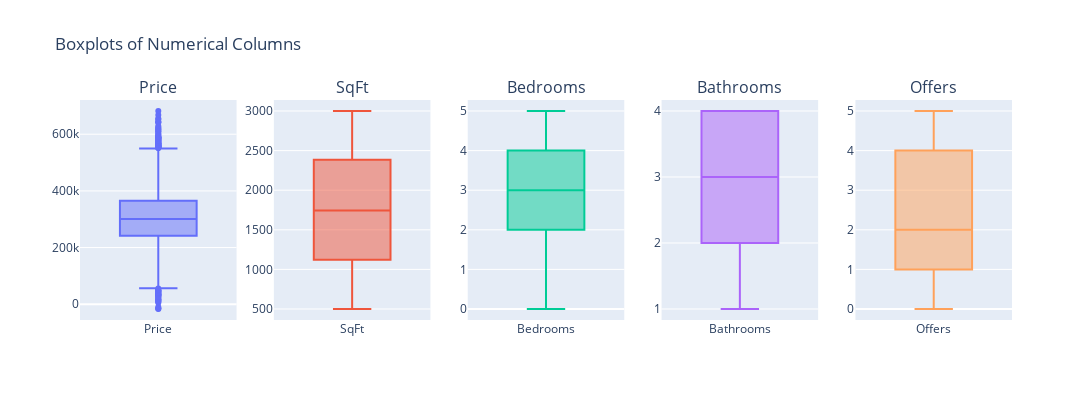

Notebook code cell kept with this figure:
### Code cell
num_cols = ['Price', 'SqFt', 'Bedrooms', 'Bathrooms', 'Offers']

cols = []

fig = sp.make_subplots(rows=1, cols=len(num_cols), subplot_titles=num_cols)

# Generate boxplots for each numerical column
for i, col in enumerate(num_cols):
    fig.add_trace(go.Box(y=df[col], name=col), row=1, col=i+1)

# Update layout
fig.update_layout(title_text="Boxplots of Numerical Columns",
                  showlegend=False,
                  height=400,
                  width=1200)

# Show the figure
fig.show()

### Figure 1 — Plotly figure (JSON) as saved in the notebook; plotly's stock layout.template omitted (floating-point values rounded to 4 significant figures; data arrays with more than 128 entries replaced by an {"elided": "..."} marker saying what was removed)
{"data": [{"name": "Price", "type": "box", "xaxis": "x", "y": {"elided": "10100 float values"}, "yaxis": "y"}, {"name": "SqFt", "type": "box", "xaxis": "x2", "y": {"elided": "10100 int values"}, "yaxis": "y2"}, {"name": "Bedrooms", "type": "box", "xaxis": "x3", "y": {"elided": "10100 int values"}, "yaxis": "y3"}, {"name": "Bathrooms", "type": "box", "xaxis": "x4", "y": {"elided": "10100 int values"}, "yaxis": "y4"}, {"name": "Offers", "type": "box", "xaxis": "x5", "y": {"elided": "10100 int values"}, "yaxis": "y5"}], "layout": {"annotations": [{"font": {"size": 16}, "showarrow": false, "text": "Price", "x": 0.084, "xanchor": "center", "xref": "paper", "y": 1, "yanchor": "bottom", "yref": "paper"}, {"font": {"size": 16}, "showarrow": false, "text": "SqFt", "x": 0.292, "xanchor": "center", "xref": "paper", "y": 1, "yanchor": "bottom", "yref": "paper"}, {"font": {"size": 16}, "showarrow": false, "text": "Bedrooms", "x": 0.5, "xanchor": "center", "xref": "paper", "y": 1, "yanchor": "bottom", "yref": "paper"}, {"font": {"size": 16}, "showarrow": false, "text": "Bathrooms", "x": 0.708, "xanchor": "center", "xref": "paper", "y": 1, "yanchor": "bottom", "yref": "paper"}, {"font": {"size": 16}, "showarrow": false, "text": "Offers", "x": 0.916, "xanchor": "center", "xref": "paper", "y": 1, "yanchor": "bottom", "yref": "paper"}], "height": 400, "showlegend": false, "title": {"text": "Boxplots of Numerical Columns"}, "width": 1200, "xaxis": {"anchor": "y", "domain": [0, 0.168]}, "xaxis2": {"anchor": "y2", "domain": [0.208, 0.376]}, "xaxis3": {"anchor": "y3", "domain": [0.416, 0.584]}, "xaxis4": {"anchor": "y4", "domain": [0.624, 0.792]}, "xaxis5": {"anchor": "y5", "domain": [0.832, 1]}, "yaxis": {"anchor": "x", "domain": [0, 1]}, "yaxis2": {"anchor": "x2", "domain": [0, 1]}, "yaxis3": {"anchor": "x3", "domain": [0, 1]}, "yaxis4": {"anchor": "x4", "domain": [0, 1]}, "yaxis5": {"anchor": "x5", "domain": [0, 1]}}}
